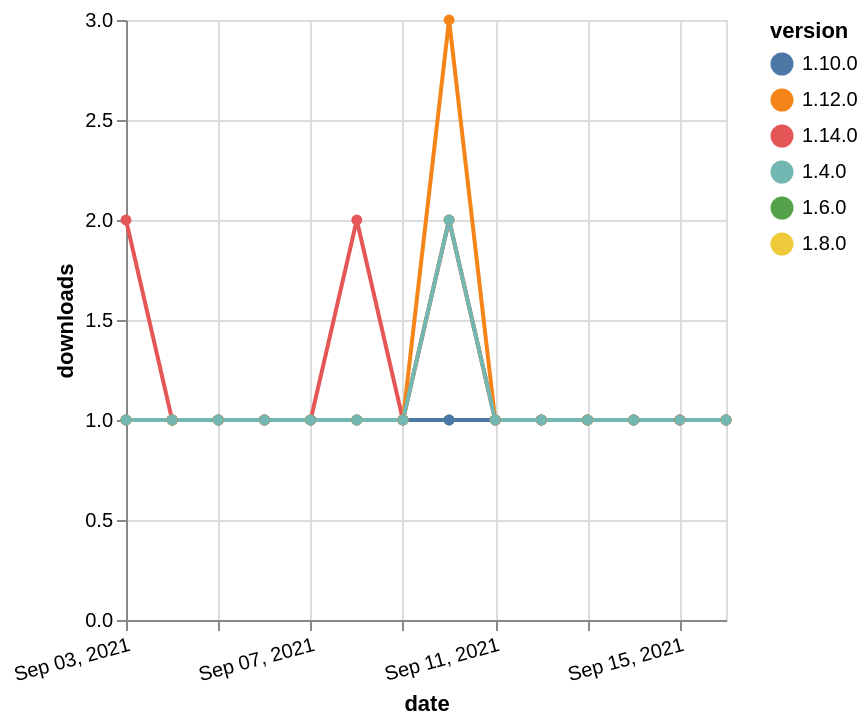

Specify this chart in Vega-Lite:
### Vega-Lite specification from a JSON file in a GitHub repository (floating-point values rounded to 4 significant figures)
{"$schema": "https://vega.github.io/schema/vega-lite/v5.json", "description": "A simple bar chart with embedded data.", "data": {"values": [{"date": "2021-09-03", "total": 182, "delta": 1, "version": "1.6.0"}, {"date": "2021-09-04", "total": 183, "delta": 1, "version": "1.6.0"}, {"date": "2021-09-05", "total": 184, "delta": 1, "version": "1.6.0"}, {"date": "2021-09-06", "total": 185, "delta": 1, "version": "1.6.0"}, {"date": "2021-09-07", "total": 186, "delta": 1, "version": "1.6.0"}, {"date": "2021-09-08", "total": 187, "delta": 1, "version": "1.6.0"}, {"date": "2021-09-09", "total": 188, "delta": 1, "version": "1.6.0"}, {"date": "2021-09-10", "total": 189, "delta": 1, "version": "1.6.0"}, {"date": "2021-09-11", "total": 190, "delta": 1, "version": "1.6.0"}, {"date": "2021-09-12", "total": 191, "delta": 1, "version": "1.6.0"}, {"date": "2021-09-13", "total": 192, "delta": 1, "version": "1.6.0"}, {"date": "2021-09-14", "total": 193, "delta": 1, "version": "1.6.0"}, {"date": "2021-09-15", "total": 194, "delta": 1, "version": "1.6.0"}, {"date": "2021-09-16", "total": 195, "delta": 1, "version": "1.6.0"}, {"date": "2021-09-03", "total": 176, "delta": 1, "version": "1.8.0"}, {"date": "2021-09-04", "total": 177, "delta": 1, "version": "1.8.0"}, {"date": "2021-09-05", "total": 178, "delta": 1, "version": "1.8.0"}, {"date": "2021-09-06", "total": 179, "delta": 1, "version": "1.8.0"}, {"date": "2021-09-07", "total": 180, "delta": 1, "version": "1.8.0"}, {"date": "2021-09-08", "total": 181, "delta": 1, "version": "1.8.0"}, {"date": "2021-09-09", "total": 182, "delta": 1, "version": "1.8.0"}, {"date": "2021-09-10", "total": 184, "delta": 2, "version": "1.8.0"}, {"date": "2021-09-11", "total": 185, "delta": 1, "version": "1.8.0"}, {"date": "2021-09-12", "total": 186, "delta": 1, "version": "1.8.0"}, {"date": "2021-09-13", "total": 187, "delta": 1, "version": "1.8.0"}, {"date": "2021-09-14", "total": 188, "delta": 1, "version": "1.8.0"}, {"date": "2021-09-15", "total": 189, "delta": 1, "version": "1.8.0"}, {"date": "2021-09-16", "total": 190, "delta": 1, "version": "1.8.0"}, {"date": "2021-09-03", "total": 150, "delta": 1, "version": "1.10.0"}, {"date": "2021-09-04", "total": 151, "delta": 1, "version": "1.10.0"}, {"date": "2021-09-05", "total": 152, "delta": 1, "version": "1.10.0"}, {"date": "2021-09-06", "total": 153, "delta": 1, "version": "1.10.0"}, {"date": "2021-09-07", "total": 154, "delta": 1, "version": "1.10.0"}, {"date": "2021-09-08", "total": 155, "delta": 1, "version": "1.10.0"}, {"date": "2021-09-09", "total": 156, "delta": 1, "version": "1.10.0"}, {"date": "2021-09-10", "total": 157, "delta": 1, "version": "1.10.0"}, {"date": "2021-09-11", "total": 158, "delta": 1, "version": "1.10.0"}, {"date": "2021-09-12", "total": 159, "delta": 1, "version": "1.10.0"}, {"date": "2021-09-13", "total": 160, "delta": 1, "version": "1.10.0"}, {"date": "2021-09-14", "total": 161, "delta": 1, "version": "1.10.0"}, {"date": "2021-09-15", "total": 162, "delta": 1, "version": "1.10.0"}, {"date": "2021-09-16", "total": 163, "delta": 1, "version": "1.10.0"}, {"date": "2021-09-03", "total": 117, "delta": 2, "version": "1.14.0"}, {"date": "2021-09-04", "total": 118, "delta": 1, "version": "1.14.0"}, {"date": "2021-09-05", "total": 119, "delta": 1, "version": "1.14.0"}, {"date": "2021-09-06", "total": 120, "delta": 1, "version": "1.14.0"}, {"date": "2021-09-07", "total": 121, "delta": 1, "version": "1.14.0"}, {"date": "2021-09-08", "total": 123, "delta": 2, "version": "1.14.0"}, {"date": "2021-09-09", "total": 124, "delta": 1, "version": "1.14.0"}, {"date": "2021-09-10", "total": 126, "delta": 2, "version": "1.14.0"}, {"date": "2021-09-11", "total": 127, "delta": 1, "version": "1.14.0"}, {"date": "2021-09-12", "total": 128, "delta": 1, "version": "1.14.0"}, {"date": "2021-09-13", "total": 129, "delta": 1, "version": "1.14.0"}, {"date": "2021-09-14", "total": 130, "delta": 1, "version": "1.14.0"}, {"date": "2021-09-15", "total": 131, "delta": 1, "version": "1.14.0"}, {"date": "2021-09-16", "total": 132, "delta": 1, "version": "1.14.0"}, {"date": "2021-09-03", "total": 170, "delta": 1, "version": "1.12.0"}, {"date": "2021-09-04", "total": 171, "delta": 1, "version": "1.12.0"}, {"date": "2021-09-05", "total": 172, "delta": 1, "version": "1.12.0"}, {"date": "2021-09-06", "total": 173, "delta": 1, "version": "1.12.0"}, {"date": "2021-09-07", "total": 174, "delta": 1, "version": "1.12.0"}, {"date": "2021-09-08", "total": 175, "delta": 1, "version": "1.12.0"}, {"date": "2021-09-09", "total": 176, "delta": 1, "version": "1.12.0"}, {"date": "2021-09-10", "total": 179, "delta": 3, "version": "1.12.0"}, {"date": "2021-09-11", "total": 180, "delta": 1, "version": "1.12.0"}, {"date": "2021-09-12", "total": 181, "delta": 1, "version": "1.12.0"}, {"date": "2021-09-13", "total": 182, "delta": 1, "version": "1.12.0"}, {"date": "2021-09-14", "total": 183, "delta": 1, "version": "1.12.0"}, {"date": "2021-09-15", "total": 184, "delta": 1, "version": "1.12.0"}, {"date": "2021-09-16", "total": 185, "delta": 1, "version": "1.12.0"}, {"date": "2021-09-03", "total": 222, "delta": 1, "version": "1.4.0"}, {"date": "2021-09-04", "total": 223, "delta": 1, "version": "1.4.0"}, {"date": "2021-09-05", "total": 224, "delta": 1, "version": "1.4.0"}, {"date": "2021-09-06", "total": 225, "delta": 1, "version": "1.4.0"}, {"date": "2021-09-07", "total": 226, "delta": 1, "version": "1.4.0"}, {"date": "2021-09-08", "total": 227, "delta": 1, "version": "1.4.0"}, {"date": "2021-09-09", "total": 228, "delta": 1, "version": "1.4.0"}, {"date": "2021-09-10", "total": 230, "delta": 2, "version": "1.4.0"}, {"date": "2021-09-11", "total": 231, "delta": 1, "version": "1.4.0"}, {"date": "2021-09-12", "total": 232, "delta": 1, "version": "1.4.0"}, {"date": "2021-09-13", "total": 233, "delta": 1, "version": "1.4.0"}, {"date": "2021-09-14", "total": 234, "delta": 1, "version": "1.4.0"}, {"date": "2021-09-15", "total": 235, "delta": 1, "version": "1.4.0"}, {"date": "2021-09-16", "total": 236, "delta": 1, "version": "1.4.0"}]}, "width": "container", "mark": {"type": "line", "point": {"filled": true}}, "encoding": {"x": {"field": "date", "type": "temporal", "timeUnit": "yearmonthdate", "title": "date", "axis": {"labelAngle": -15}}, "y": {"field": "delta", "type": "quantitative", "title": "downloads"}, "color": {"field": "version", "type": "nominal"}, "tooltip": {"field": "delta"}}}
